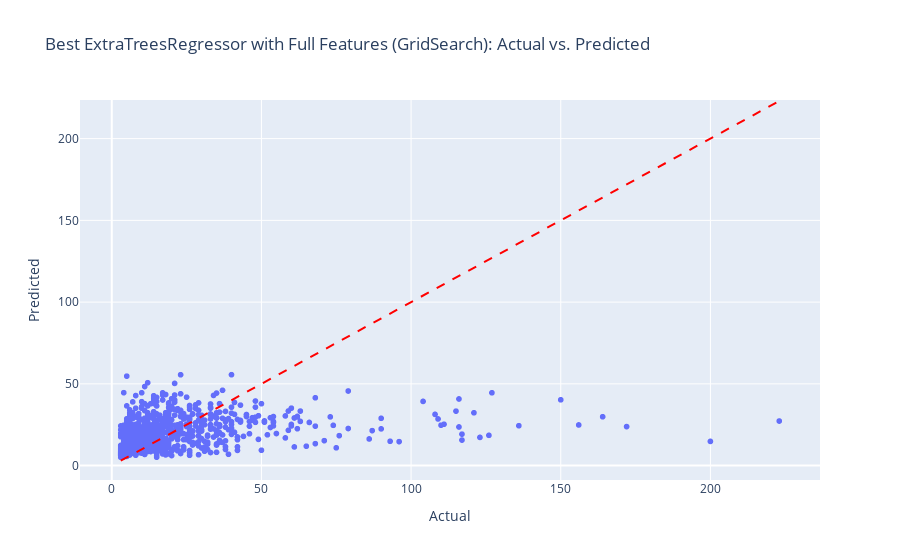

The cell this chart's notebook holds for it:
### Code cell
from sklearn.model_selection import GridSearchCV

# Use the best parameters as the center of the grid
param_grid_et_refined = {
    'n_estimators': [150, 200, 250],  # Around 200
    'max_depth': [40, 50, 60],        # Around 50
    'min_samples_split': [2, 3, 4], # Around 10
    'min_samples_leaf': [3, 4, 5],    # Around 4
    'bootstrap': [True]               # Keep as True based on RandomizedSearch result
}

# Initialize GridSearchCV for ExtraTreesRegressor
grid_search_et = GridSearchCV(
    estimator=ExtraTreesRegressor(random_state=42),
    param_grid=param_grid_et_refined,
    cv=5,  # 5-fold cross-validation
    scoring='neg_root_mean_squared_error',
    verbose=2,
    n_jobs=-1  # Use all available cores
)

# Fit the grid search model on the full feature set (X_train_full)
grid_search_et.fit(X_train_full, y_train)

# Best hyperparameters from GridSearch
print(f"Best Hyperparameters from GridSearch: {grid_search_et.best_params_}")

# Best RMSE score from GridSearch
best_rmse_grid = -grid_search_et.best_score_
print(f"Best RMSE Score from GridSearch: {best_rmse_grid:.3f}")

# After finding the best model, use it to predict on the validation set
best_et_model_grid = grid_search_et.best_estimator_

# Predict on the validation set (with full features)
y_val_pred_best_et_grid = best_et_model_grid.predict(X_val_full)

# Calculate RMSE for the full feature set
rmse_best_et_grid = root_mean_squared_error(y_val, y_val_pred_best_et_grid)
print(f"RMSE on Validation Set with Full Features (GridSearch): {rmse_best_et_grid:.3f}")

# Visualize actual vs predicted values
plot_actual_vs_pred(y_val, y_val_pred_best_et_grid, "Best ExtraTreesRegressor with Full Features (GridSearch)")

### Figure 1 — Plotly figure (JSON) as saved in the notebook; plotly's stock layout.template omitted (floating-point values rounded to 4 significant figures; data arrays with more than 128 entries replaced by an {"elided": "..."} marker saying what was removed)
{"data": [{"hovertemplate": "Actual=%{x}<br>Predicted=%{y}<extra></extra>", "legendgroup": "", "marker": {"color": "#636efa", "symbol": "circle"}, "mode": "markers", "name": "", "showlegend": false, "type": "scattergl", "x": {"elided": "1160 int values"}, "xaxis": "x", "y": {"elided": "1160 float values"}, "yaxis": "y"}], "layout": {"legend": {"tracegroupgap": 0}, "shapes": [{"line": {"color": "Red", "dash": "dash"}, "type": "line", "x0": 3, "x1": 223, "y0": 3, "y1": 223}], "title": {"text": "Best ExtraTreesRegressor with Full Features (GridSearch): Actual vs. Predicted"}, "xaxis": {"anchor": "y", "domain": [0, 1], "title": {"text": "Actual"}}, "yaxis": {"anchor": "x", "domain": [0, 1], "title": {"text": "Predicted"}}}}
